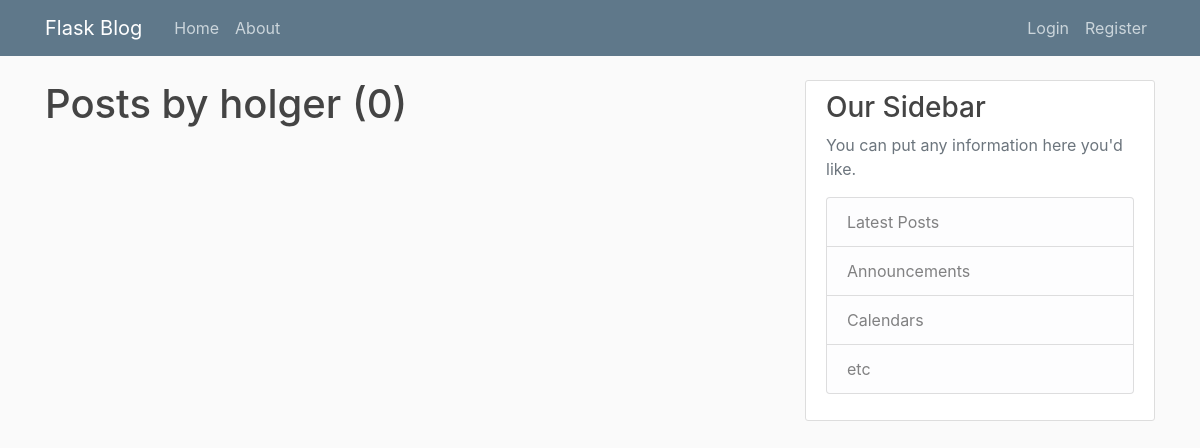
The app's page /user/holger, older data.
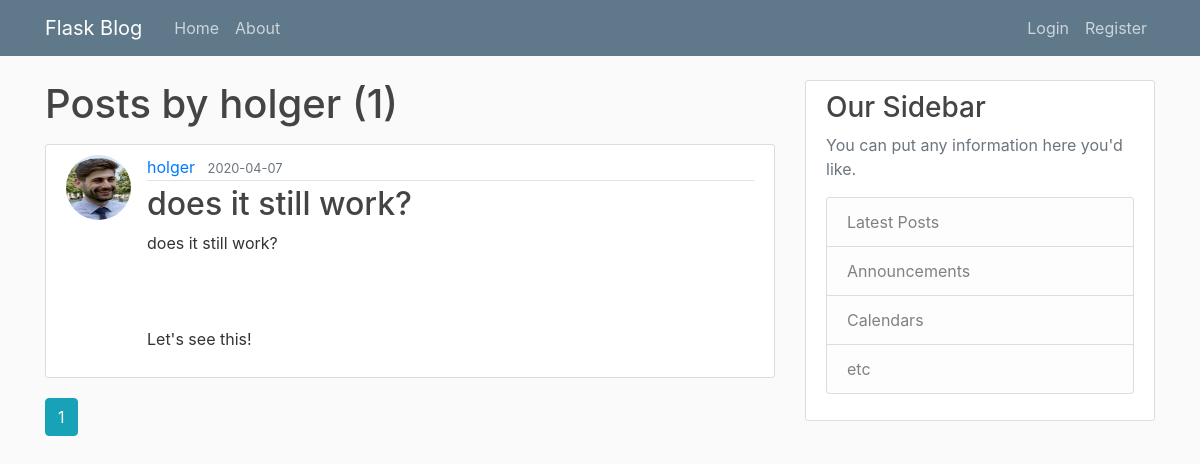
The same page, newer data.
### flaskblog/models.py (models this page shows, shortened)
class User(db.Model, UserMixin):
    id = db.Column(db.Integer, primary_key=True)
    username = db.Column(db.String(20), unique=True, nullable=False)
    email = db.Column(db.String(120), unique=True, nullable=False)
    image_file = db.Column(db.String(20), nullable=False, default='default.jpg')
    password = db.Column(db.String(60), nullable=False)
    posts = db.relationship('Post', backref = 'author', lazy=True)

class Post(db.Model):
    id = db.Column(db.Integer, primary_key=True)
    title = db.Column(db.String(100), nullable=True)
    date_posted = db.Column(db.DateTime, nullable=False, default=datetime.utcnow)
    content = db.Column(db.Text, nullable=False)
    user_id = db.Column(db.Integer, db.ForeignKey('user.id'), nullable=False)

### flaskblog/users/routes.py (the view)
@users.route("/user/<string:username>")
def user_posts(username):
    page=request.args.get('page', 1, type=int)
    user = User.query.filter_by(username=username).first_or_404()
    posts = Post.query.filter_by(author=user)\
        .order_by(Post.date_posted.desc())\
        .paginate(page=page, per_page=5)
    return render_template('user_posts.html', user=user, posts=posts)

### flaskblog/templates/user_posts.html
{% extends "layout.html" %}
{% block content %}
    <h1 class="mb-3">Posts by {{ user.username }} ({{posts.total}})</h1>
    {% for post in posts.items %}
    <article class="media content-section">
      <img class = "rounded-circle article-img" src="{{url_for('static', filename='profile_pics/' + post.author.image_file)}}">
        <div class="media-body">
          <div class="article-metadata">
            <a class="mr-2" href="{{url_for('users.user_posts', username=post.author.username)}}">{{ post.author.username }}</a>
            <small class="text-muted">{{ post.date_posted.strftime('%Y-%m-%d') }}</small>
          </div>
          <h2><a class="article-title" href="{{url_for('posts.post', post_id=post.id)}}"> {{ post.title }}</a></h2>
          <p class="article-content">{{ post.content }}</p>
        </div>
      </article>
    {% endfor %}
    {% for page_num in posts.iter_pages(left_edge=1, right_edge=1, left_current=1, right_current=2) %}
      {% if page_num %}
        {%if posts.page == page_num%}
          <a class="btn btn-info mb-4" href="{{url_for('users.user_posts', username=user.username, page=page_num)}}">{{page_num}}</a>
        {%else%}
          <a class="btn btn-outline-info mb-4" href="{{url_for('users.user_posts', username=user.username , page=page_num)}}">{{page_num}}</a>
        {%endif%}
      {% else: %}
        ...
      {% endif %}
    {% endfor %}
{% endblock content %}

### flaskblog/templates/layout.html (shortened to what this page needs)
<!DOCTYPE html>
<html>
<head>
    <link rel="stylesheet" href="https://maxcdn.bootstrapcdn.com/bootstrap/4.0.0/css/bootstrap.min.css">
    <link rel="stylesheet" type="text/css" href="{{ url_for('static', filename='main.css') }}">
</head>
<body>
    <header class="site-header">
      <nav class="navbar navbar-expand-md navbar-dark bg-steel fixed-top">
        <div class="container">
          <a class="navbar-brand mr-4" href="/">Flask Blog</a>
          <div class="collapse navbar-collapse" id="navbarToggle">
            <div class="navbar-nav mr-auto">
              <a class="nav-item nav-link" href="/">Home</a>
              <a class="nav-item nav-link" href="/about">About</a>
            </div>
            <div class="navbar-nav">
              {%if current_user.is_authenticated %}
                <a class="nav-item nav-link" href="/post/new">New Post</a>
                <a class="nav-item nav-link" href="/account">Account</a>
                <a class="nav-item nav-link" href="/logout">Logout</a>
              {%else%}
                <a class="nav-item nav-link" href="/login">Login</a>
                <a class="nav-item nav-link" href="/register">Register</a>
              {%endif%}
            </div>
          </div>
        </div>
      </nav>
    </header>
    <main role="main" class="container">
      <div class="row">
        <div class="col-md-8">
            {% block content %}{% endblock %}
        </div>
        <div class="col-md-4">
          <div class="content-section">
            <h3>Our Sidebar</h3>
            <p class='text-muted'>You can put any information here you'd like.
              <ul class="list-group">
                <li class="list-group-item list-group-item-light">Latest Posts</li>
                <li class="list-group-item list-group-item-light">Announcements</li>
                <li class="list-group-item list-group-item-light">Calendars</li>
                <li class="list-group-item list-group-item-light">etc</li>
              </ul>
            </p>
          </div>
        </div>
      </div>
    </main>
</body>
</html>

### flaskblog/static/main.css (style rules this page uses)
body { background: #fafafa; color: #333333; margin-top: 5rem; }
h1, h2, h3, h4, h5, h6 { color: #444444; }
.bg-steel { background-color: #5f788a; }
.site-header .navbar-nav .nav-link { color: #cbd5db; }
.content-section { background: #ffffff; padding: 10px 20px; border: 1px solid #dddddd; border-radius: 3px; margin-bottom: 20px; }
.article-title { color: #444444; }
.article-content { white-space: pre-line; }
.article-img { height: 65px; width: 65px; margin-right: 16px; }
.article-metadata { padding-bottom: 1px; margin-bottom: 4px; border-bottom: 1px solid #e3e3e3 }

Row changes from the older to the newer data that the page shows:
added Post: image_file (picture), author.username "holger", date_posted "2020-04-07", title "does it still work?", content "does it still work? Let's see this!"
Text that changed along with them:
{{ posts.total }}: "0" → "1"
new list line: "1"
